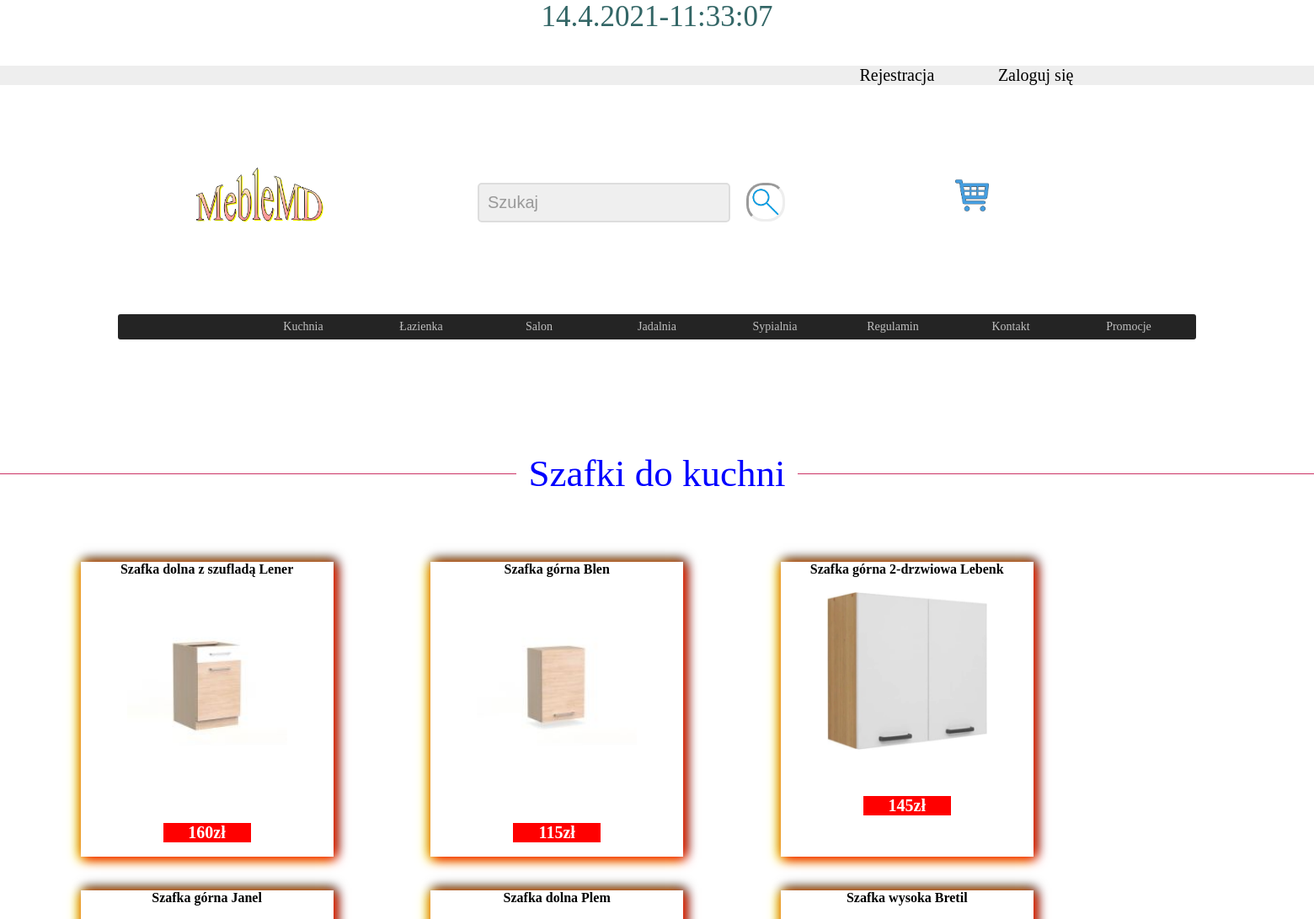
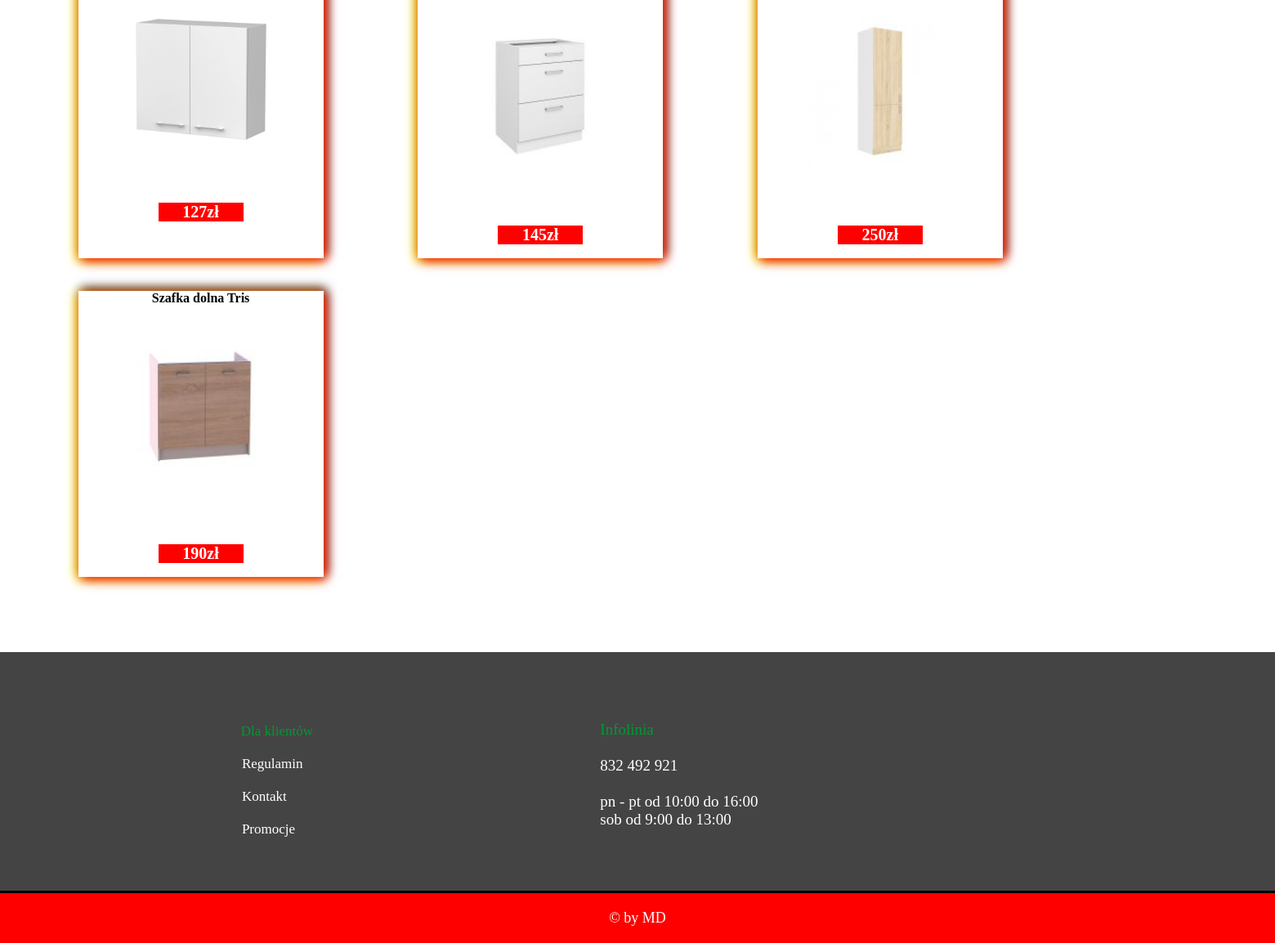
The app's page /szafki_kuchnia.php with its own data (2 pictures, top to bottom).
### tables this page shows
CREATE TABLE `produkty` (
  `id` int(11) NOT NULL,
  `id_zdjec` varchar(15) DEFAULT NULL,
  `id_opisu_zdj` text NOT NULL,
  `nazwa` varchar(50) NOT NULL,
  `opis` text NOT NULL,
  `parametry` text NOT NULL,
  `cena` float NOT NULL,
  `ilosc` int(11) NOT NULL,
  `id_podkategoria` int(11) NOT NULL
);

### szafki_kuchnia.php (the view, shortened to what this page needs)
<?php
include("connect.php");
?>
<!DOCTYPE html>
<html lang="pl">
<head>
<link href="style.css" rel="stylesheet" type="text/css" />
<link href="css/fontello.css" rel="stylesheet" type="text/css" />
</head>
<body>
		<body onload="odliczanie();">
		<div id="zegar">
</div>
<header>
<div class="pasreje">
	<?php
	if(isset($id_uzytkownika)!="")
	{echo"<h888>";
		echo"Witaj ".$_SESSION['user']."";
		echo"</h888>";
		echo"<h889>";
			echo "Email:".$_SESSION['email'],"";
			echo"</h888>";
			echo'<li class="Wylogowanie"><a href="logout.php">Wyloguj się!</a></li>';
			if($id_uzytkownika!=5){
		echo'<li class="Konto"><a href="panel_uzytkownika.php">Twoje konto</a></li>';
			}
			else{
				echo'<li class="Konto"><a href="panel_admina.php">Panel admina</a></li>';
			}
	}
	else
      	{
		echo'<li class="Zakladanie"><a href="rejestracja.php">Rejestracja</a></li>';
		echo'<li class="Logowanie"><a href="logowanie.php">Zaloguj się</a></li>';
	 }
  ?>
</div>
</header>
	<div class="obw">
		<div class="naglowek">
		<div class="logo">
			<a href="index.php"> <img class='logo' src="images/logo.jpg" width='170' height'170'></a>
			</div>
		<div class="szukanied">
		<form action="wyszukiwarka.php" method="post">
		<input type="text" name='wartosc' placeholder="Szukaj" onfocus="this.placeholder=''" onblur="this.placeholder='Szukaj '" >
		<input type="image" id="szukan" alt="szukan"
       src="images/lupa.jpg" width='40' height'40'>
		</form>
		</div>
				<div class="koszydiv">
		<a href="wyswietlanie_koszyka.php"> <div class='tooltip3'> <img class='koszyk' src="images/koszyk.jpg" width='40' height'40'></a>
		</div>
			</div>
		</div>
	<div id="kontener">
	<div class="nav">
	<ul id="menu">
		<li><a href="index.php"><i class="icon-home-outline"></i></a></li>
		<li><a>Kuchnia</a>
		</li>
		<li><a>Łazienka</a>
		</li>
		<li><a>Salon</a>
		</li>
		<li><a>Jadalnia</a>
		</li>
		<li><a>Sypialnia</a>
		</li>
		<li><a href="regulamin.php">Regulamin</a></li>
		<li><a href="kontakt.php"> Kontakt</a></li>
		<li><a href="promocja.php"> Promocje</a></li>
	</ul>
	</div>
	</div>
	<br><br><br>
	<br><br>
	<div class="napisek">
	<h67>
	Szafki do kuchni</h67>
	</div>
	<br><br><br>
	<div class="blok">
	<?php
$wynik = mysqli_query($link,"Select * from produkty where id_podkategoria=3")
or die('Błąd zapytania');
if(mysqli_num_rows($wynik) > 0) {
    while($r = mysqli_fetch_object($wynik)) {
		$id=$r->id;
            echo '<div class="element">';
		echo '<div class="obramowanie">';
		echo"<h10>";
	   echo "<a style='text-decoration:none'  target='_blank' href='product.php?product_id=$id'>";
        echo "<b>".$r->nazwa."</b>";
	echo "<br> </br>";
		 echo" <div class='tooltip2'> <img class='zoom' src=images/".$r->id_zdjec.".jpg width='190' height'120'>";
		echo"</div>";
		echo "<br> </br>";
		echo "</a>";
		 echo '<div class="cenaobw">';
echo "<b><h5>".$r->cena. "zł </h5></b>";
echo"</h10>";
echo "<br> </br>";
echo "<br> </br>";
echo "<br> </br>";
echo'</div>';
			echo '</div>';
			echo'</div>';
    }
}
?>
<div class="info">
<h410>
<h5211 style="color:#009933;">Infolinia</h5211>
<br><br>
832 492 921
<br><br>
	pn - pt od 10:00 do 16:00
	<br>
	sob od 9:00 do 13:00
</h410>
<h411>
Dla klientów
<br><br>
<a href="regulamin.php">Regulamin</a>
<br><br>
<a href="kontakt.php"> Kontakt</a>
<br><br>
<a href="promocja.php"> Promocje</a>
</h411>
</div>
<div id="footer">
			&copy by MD
		</div>
</body>
</html>

### style.css (style rules this page uses)
body { background-size: 100%; background-attachment: fixed; margin:0 !important; }
#zegar { color: #336666; font-size: 35px; text-align: center; }
#footer { clear: both; color: white; text-align: center; padding: 20px; font-size: 18px; background-color:red; position: relative; top:1.9cm; }
.element { float:left; padding:20px; margin-left:2cm; }
.element a { color:black; }
input[type=text], input[type=password] { width: 300px; background-color: #efefef; color: #666; border: 2px solid #ddd; border-radius: 5px; font-size: 20px; padding: 10px; box-sizing: border-box; outline: none; margin-top: 10px; }
input[type='image'] { border-top-style:inset; border-bottom-style:inset; border-right-style:inset; border-left-style:inset; border-top-right-radius: 20px; border-top-left-radius: 20px; border-bottom-right-radius:20px; border-bottom-left-radius:20px; background-color:#DDDDDD; position: relative;top:0.4cm; position: relative;left:0.4cm; transition: transform 0.2s; }
.obw { width=100%; }
.naglowek { width=100%; padding: 50px 0; background-color:white; }
.logo { position: relative;left:3cm; position: relative;top:1cm; }
.szukanied { position: relative;left:15cm; }
.koszydiv { position: relative;left:30cm; position: relative;bottom:1.4cm; }
.tooltip3 { position: relative; display: inline-block; }
.napisek { text-align:center; padding:1px; color:blue; font-size:45px; border-bottom: 1px solid #CC3366; margin-bottom: 30px; position: relative; z-index: 1; }
.napisek h67 { background: #fff; padding: 0 15px; position: relative; top: 27px; z-index: 1; }
.tooltip2 { position: relative; display: inline-block; }
.pasreje { font-size:20px; background-color:#EEEEEE; position: relative; top:1cm; }
.Zakladanie { display:block; display:inline-block; text-decoration: none; list-style-type: none; position: relative; left:27cm; }
.Zakladanie a { text-decoration: none; color:black; }
.Logowanie { background-size:40%; display:block; display:inline-block; text-decoration: none; list-style-type: none; position: relative; left:29cm; }
.Logowanie a { text-decoration: none; color:black; }
.nav { z-index: 2; }
img.zoom { position: relative; z-index: 1; }
.cenaobw { color:white; }
.cenaobw h5 { margin-left: 98px; margin-right: 98px; background-color:red; font-size:20px; }
.obramowanie { width:300px; height:350px; transition: transform 0.3s; text-align:center; box-shadow: 3px 3px 13px red, yellow -3px 3px 13px, 3px -3px 13px; }
img.koszyk { transition: transform 0.3s; }
.info { padding:20px; background-color:#444444; position: relative; top:1.9cm; border-bottom-style: solid; clear: both; }
.info h410 { position: relative;left:18.9cm; position: relative; top:1.7cm; color:white; font-size:19px; }
.info h411 a { color:white; text-decoration:none; position: relative;left:4.4cm; }
.info h411 { position: relative;left:2.9cm; font-size:17px; color:#009933; position: relative; bottom:1.2cm; }
#kontener { width: 100%; padding: 15px 0; z-index: 2; text-align:center; }
#menu { z-index: 2;display: table; padding: 0 10px 0; margin: 0 auto; overflow: hidden; font-size: 14px; background: #242424; }
#menu li { z-index: 2;list-style-type: none; margin: 0 auto; float: left; }
#menu > li { float: left; width: 140px; height: 30px; z-index: 2; }
#menu li a { display: block; color: silver; text-decoration: none; padding: 7px 10px 7px;z-index: 2; }
#menu { border-radius: 3px;z-index: 2; }

### records on screen
produkty: nazwa "Szafka dolna z szufladą Lener", id_zdjec (picture), cena "160"
produkty: nazwa "Szafka górna Blen", id_zdjec (picture), cena "115"
produkty: nazwa "Szafka górna 2-drzwiowa Lebenk", id_zdjec (picture), cena "145"
produkty: nazwa "Szafka górna Janel", id_zdjec (picture), cena "127"
produkty: nazwa "Szafka dolna Plem", id_zdjec (picture), cena "145"
produkty: nazwa "Szafka wysoka Bretil", id_zdjec (picture), cena "250"
produkty: nazwa "Szafka dolna Tris", id_zdjec (picture), cena "190"
